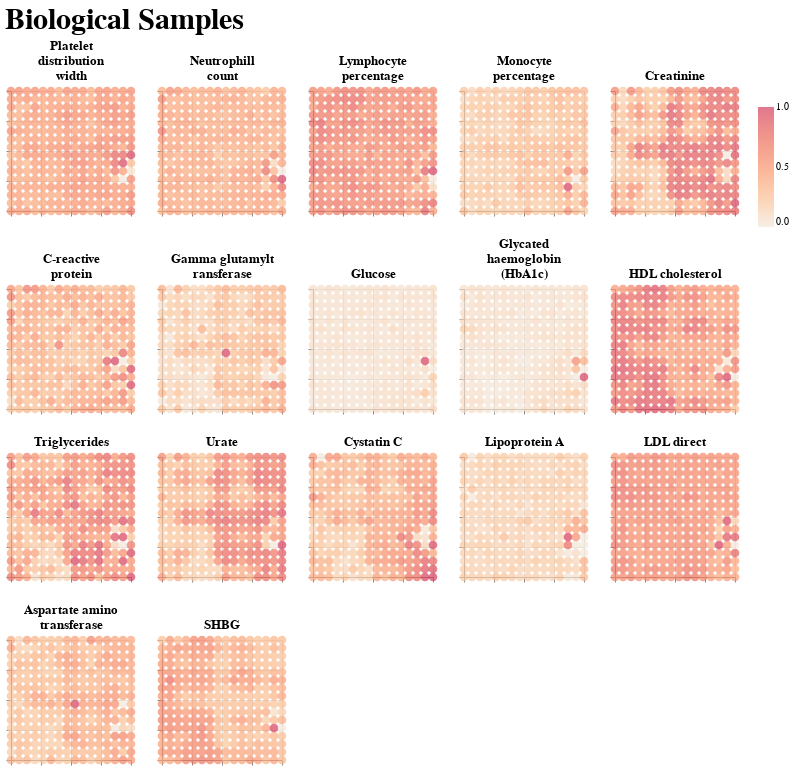

This figure's notebook cell:
### Code cell
### DEMOGRAPHICS VARIABLES TO SUPERIMPOSE ON MEMBERSHIP MAP VISUALISATION ###

classMap_demographics = classMap.copy()

# ##############################################################

## Add the columns that will be used to hold visualised on the membership maps ## 

# Extract a list of the UDI values present in the dataset
vis_columns = temp_vis.columns
vis_columns_new = []
# For each column name, check it is present as one of the variables stated in the vis_vars_df.T
# If it is, replace the UDI value with the actual name of the variable
for c in range(len(vis_columns)):
    if len(vis_vars_df["variable_description"][vis_vars_df["UDI"].isin([vis_columns[c]])]) > 0:
        var_name = vis_vars_df["variable_description"][vis_vars_df["UDI"].isin([vis_columns[c]])].tolist()[0]
        vis_columns_new.append(var_name)
    else:
        vis_columns_new.append(vis_columns[c])

# Replace the column names with the updated values
vis_df_updated.columns = vis_columns_new

memb_map_df_demographics = memb_map_df.merge(vis_df_updated,left_on='eid',right_on = 'eid')

##############################################################

# Set the demographic variable to one of the below options to view the distribution of values from variables
# within the chosen category 
# 'Population Characteristics', 'Assessment Centre', 'Online Follow Up', 'Additional Exposures'
demographic_list = ["Demographics", 'Physical measurements', 'Family history', 'Medication', 'Biological Samples']
final_chart = alt.vconcat()

# 遍历每个 group 并生成图表
for demographic in demographic_list:
    memb_map_columns = list(vis_vars_df["variable_description"].loc[(vis_vars_df["field_id_category"] == demographic)&  
    (vis_vars_df["exclude_from_naming"]==0)].values)
memb_map_columns = memb_map_columns[4:8] + memb_map_columns[12:25]

for col in memb_map_columns:
    classMap_demographics[col] = np.nan
    for i in range(len(classMap_demographics)):
        location = np.asarray(classMap_demographics.iloc[i,0:2])     
        matching_eids = memb_map_df_demographics.loc[(memb_map_df_demographics["x1_modes"] == location[0]) & (memb_map_df_demographics["x2_modes"] == location[1])]
        classMap_demographics[col][i] = matching_eids[col].mean()

classMap_demographics[memb_map_columns] = MinMaxScaler().fit_transform(classMap_demographics[memb_map_columns])
##############################################################
### PLOT THE MEMBERSHIP MAPS WITH DEMOGRAPHICS SUPERIMPOSED ###

## function to plot the classmaps with information superimposed
def plot_classmap_si(classMap,label,fig_size=(120,120)):
    dfmap = pd.DataFrame(classMap[["x1","x2"]])
    dfmap['label'] = classMap[label]
    map = alt.Chart(dfmap).mark_circle().encode(
    x=alt.X('x1:Q', axis=alt.Axis(labels=False,title = "")),
    y=alt.Y('x2:Q', axis=alt.Axis(labels=False,title = "")),
        color=alt.Color('label:Q',
                        scale=alt.Scale(scheme='lightorange'),
                        title=textwrap.wrap("",20)),
        size=alt.value(75)
    ).properties(title = textwrap.wrap(label,15),width = fig_size[0], height = fig_size[1]
    )
    return map


memb_map_demographics = alt.vconcat().properties(
                                                    title={
                                                        'text': textwrap.wrap(demographic ,20),
                                                        'fontSize': 30
                                                    }
                                                )
var = 0
for i in range(10):
    if var >= len(memb_map_columns):
        break
    row = alt.hconcat()
    for j in range(5):
        if var >= len(memb_map_columns):
            break
        
        row |= plot_classmap_si(classMap_demographics[["x1", "x2", memb_map_columns[var]]],
                                label = memb_map_columns[var])
        var = var + 1
    memb_map_demographics &= row    

memb_map_demographics

### Figure 1 — Vega-Lite specification as saved in the notebook (floating-point values rounded to 4 significant figures; data arrays with more than 128 entries replaced by an {"elided": "..."} marker saying what was removed)
{"config": {"view": {"continuousWidth": 300, "continuousHeight": 300}}, "vconcat": [{"hconcat": [{"mark": {"type": "circle"}, "encoding": {"color": {"field": "label", "scale": {"scheme": "lightorange"}, "title": [], "type": "quantitative"}, "size": {"value": 75}, "x": {"axis": {"labels": false, "title": ""}, "field": "x1", "type": "quantitative"}, "y": {"axis": {"labels": false, "title": ""}, "field": "x2", "type": "quantitative"}}, "height": 120, "title": ["Platelet", "distribution", "width"], "width": 120}, {"data": {"name": "data-21c54fc7f8138a590f5dc5bc5ac88889"}, "mark": {"type": "circle"}, "encoding": {"color": {"field": "label", "scale": {"scheme": "lightorange"}, "title": [], "type": "quantitative"}, "size": {"value": 75}, "x": {"axis": {"labels": false, "title": ""}, "field": "x1", "type": "quantitative"}, "y": {"axis": {"labels": false, "title": ""}, "field": "x2", "type": "quantitative"}}, "height": 120, "title": ["Neutrophill", "count"], "width": 120}, {"data": {"name": "data-88bae0071e38fa9a4db27ecd7f2f842b"}, "mark": {"type": "circle"}, "encoding": {"color": {"field": "label", "scale": {"scheme": "lightorange"}, "title": [], "type": "quantitative"}, "size": {"value": 75}, "x": {"axis": {"labels": false, "title": ""}, "field": "x1", "type": "quantitative"}, "y": {"axis": {"labels": false, "title": ""}, "field": "x2", "type": "quantitative"}}, "height": 120, "title": ["Lymphocyte", "percentage"], "width": 120}, {"data": {"name": "data-7ce322df32a3d3f02c65d4b9374d5866"}, "mark": {"type": "circle"}, "encoding": {"color": {"field": "label", "scale": {"scheme": "lightorange"}, "title": [], "type": "quantitative"}, "size": {"value": 75}, "x": {"axis": {"labels": false, "title": ""}, "field": "x1", "type": "quantitative"}, "y": {"axis": {"labels": false, "title": ""}, "field": "x2", "type": "quantitative"}}, "height": 120, "title": ["Monocyte", "percentage"], "width": 120}, {"data": {"name": "data-25bff59b88a3f0ca0afa9ad21aaee8af"}, "mark": {"type": "circle"}, "encoding": {"color": {"field": "label", "scale": {"scheme": "lightorange"}, "title": [], "type": "quantitative"}, "size": {"value": 75}, "x": {"axis": {"labels": false, "title": ""}, "field": "x1", "type": "quantitative"}, "y": {"axis": {"labels": false, "title": ""}, "field": "x2", "type": "quantitative"}}, "height": 120, "title": ["Creatinine"], "width": 120}]}, {"hconcat": [{"mark": {"type": "circle"}, "encoding": {"color": {"field": "label", "scale": {"scheme": "lightorange"}, "title": [], "type": "quantitative"}, "size": {"value": 75}, "x": {"axis": {"labels": false, "title": ""}, "field": "x1", "type": "quantitative"}, "y": {"axis": {"labels": false, "title": ""}, "field": "x2", "type": "quantitative"}}, "height": 120, "title": ["C-reactive", "protein"], "width": 120}, {"data": {"name": "data-e3fbb8d082fc5cd07dbfa1f600905b12"}, "mark": {"type": "circle"}, "encoding": {"color": {"field": "label", "scale": {"scheme": "lightorange"}, "title": [], "type": "quantitative"}, "size": {"value": 75}, "x": {"axis": {"labels": false, "title": ""}, "field": "x1", "type": "quantitative"}, "y": {"axis": {"labels": false, "title": ""}, "field": "x2", "type": "quantitative"}}, "height": 120, "title": ["Gamma glutamylt", "ransferase"], "width": 120}, {"data": {"name": "data-c0f397f9b8f76572c836a424522513e9"}, "mark": {"type": "circle"}, "encoding": {"color": {"field": "label", "scale": {"scheme": "lightorange"}, "title": [], "type": "quantitative"}, "size": {"value": 75}, "x": {"axis": {"labels": false, "title": ""}, "field": "x1", "type": "quantitative"}, "y": {"axis": {"labels": false, "title": ""}, "field": "x2", "type": "quantitative"}}, "height": 120, "title": ["Glucose"], "width": 120}, {"data": {"name": "data-f0396bd992d0df03afe5643e2ff4e86e"}, "mark": {"type": "circle"}, "encoding": {"color": {"field": "label", "scale": {"scheme": "lightorange"}, "title": [], "type": "quantitative"}, "size": {"value": 75}, "x": {"axis": {"labels": false, "title": ""}, "field": "x1", "type": "quantitative"}, "y": {"axis": {"labels": false, "title": ""}, "field": "x2", "type": "quantitative"}}, "height": 120, "title": ["Glycated", "haemoglobin", "(HbA1c)"], "width": 120}, {"data": {"name": "data-8363c2e82b269c846a2a359028afc531"}, "mark": {"type": "circle"}, "encoding": {"color": {"field": "label", "scale": {"scheme": "lightorange"}, "title": [], "type": "quantitative"}, "size": {"value": 75}, "x": {"axis": {"labels": false, "title": ""}, "field": "x1", "type": "quantitative"}, "y": {"axis": {"labels": false, "title": ""}, "field": "x2", "type": "quantitative"}}, "height": 120, "title": ["HDL cholesterol"], "width": 120}], "data": {"name": "data-2f50a4a67df393181f819799173bbd59"}}, {"hconcat": [{"mark": {"type": "circle"}, "encoding": {"color": {"field": "label", "scale": {"scheme": "lightorange"}, "title": [], "type": "quantitative"}, "size": {"value": 75}, "x": {"axis": {"labels": false, "title": ""}, "field": "x1", "type": "quantitative"}, "y": {"axis": {"labels": false, "title": ""}, "field": "x2", "type": "quantitative"}}, "height": 120, "title": ["Triglycerides"], "width": 120}, {"data": {"name": "data-18e3233cea15c0eb5e7bd749b399575b"}, "mark": {"type": "circle"}, "encoding": {"color": {"field": "label", "scale": {"scheme": "lightorange"}, "title": [], "type": "quantitative"}, "size": {"value": 75}, "x": {"axis": {"labels": false, "title": ""}, "field": "x1", "type": "quantitative"}, "y": {"axis": {"labels": false, "title": ""}, "field": "x2", "type": "quantitative"}}, "height": 120, "title": ["Urate"], "width": 120}, {"data": {"name": "data-1e7a8ca100a2f32341687457b2d52886"}, "mark": {"type": "circle"}, "encoding": {"color": {"field": "label", "scale": {"scheme": "lightorange"}, "title": [], "type": "quantitative"}, "size": {"value": 75}, "x": {"axis": {"labels": false, "title": ""}, "field": "x1", "type": "quantitative"}, "y": {"axis": {"labels": false, "title": ""}, "field": "x2", "type": "quantitative"}}, "height": 120, "title": ["Cystatin C"], "width": 120}, {"data": {"name": "data-4be49c7c742152bc87956ccf7ad90a26"}, "mark": {"type": "circle"}, "encoding": {"color": {"field": "label", "scale": {"scheme": "lightorange"}, "title": [], "type": "quantitative"}, "size": {"value": 75}, "x": {"axis": {"labels": false, "title": ""}, "field": "x1", "type": "quantitative"}, "y": {"axis": {"labels": false, "title": ""}, "field": "x2", "type": "quantitative"}}, "height": 120, "title": ["Lipoprotein A"], "width": 120}, {"data": {"name": "data-19277e44c3e6f5750cf263b0de242652"}, "mark": {"type": "circle"}, "encoding": {"color": {"field": "label", "scale": {"scheme": "lightorange"}, "title": [], "type": "quantitative"}, "size": {"value": 75}, "x": {"axis": {"labels": false, "title": ""}, "field": "x1", "type": "quantitative"}, "y": {"axis": {"labels": false, "title": ""}, "field": "x2", "type": "quantitative"}}, "height": 120, "title": ["LDL direct"], "width": 120}], "data": {"name": "data-00c7526eccd306947543ebae2ec63cc9"}}, {"hconcat": [{"mark": {"type": "circle"}, "encoding": {"color": {"field": "label", "scale": {"scheme": "lightorange"}, "title": [], "type": "quantitative"}, "size": {"value": 75}, "x": {"axis": {"labels": false, "title": ""}, "field": "x1", "type": "quantitative"}, "y": {"axis": {"labels": false, "title": ""}, "field": "x2", "type": "quantitative"}}, "height": 120, "title": ["Aspartate amino", "transferase"], "width": 120}, {"data": {"name": "data-545e7a7b1e5e7fc54df530321e40b3cb"}, "mark": {"type": "circle"}, "encoding": {"color": {"field": "label", "scale": {"scheme": "lightorange"}, "title": [], "type": "quantitative"}, "size": {"value": 75}, "x": {"axis": {"labels": false, "title": ""}, "field": "x1", "type": "quantitative"}, "y": {"axis": {"labels": false, "title": ""}, "field": "x2", "type": "quantitative"}}, "height": 120, "title": ["SHBG"], "width": 120}], "data": {"name": "data-15ac693bbecbd6b8ad27017826dcff78"}}], "data": {"name": "data-fe1f9a3a5f02924127ba6f3eca822ed1"}, "title": {"text": ["Biological Samples"], "fontSize": 30}, "$schema": "https://vega.github.io/schema/vega-lite/v5.20.1.json", "datasets": {"data-fe1f9a3a5f02924127ba6f3eca822ed1": {"elided": "256 records"}, "data-21c54fc7f8138a590f5dc5bc5ac88889": {"elided": "256 records"}, "data-88bae0071e38fa9a4db27ecd7f2f842b": {"elided": "256 records"}, "data-7ce322df32a3d3f02c65d4b9374d5866": {"elided": "256 records"}, "data-25bff59b88a3f0ca0afa9ad21aaee8af": {"elided": "256 records"}, "data-2f50a4a67df393181f819799173bbd59": {"elided": "256 records"}, "data-e3fbb8d082fc5cd07dbfa1f600905b12": {"elided": "256 records"}, "data-c0f397f9b8f76572c836a424522513e9": {"elided": "256 records"}, "data-f0396bd992d0df03afe5643e2ff4e86e": {"elided": "256 records"}, "data-8363c2e82b269c846a2a359028afc531": {"elided": "256 records"}, "data-00c7526eccd306947543ebae2ec63cc9": {"elided": "256 records"}, "data-18e3233cea15c0eb5e7bd749b399575b": {"elided": "256 records"}, "data-1e7a8ca100a2f32341687457b2d52886": {"elided": "256 records"}, "data-4be49c7c742152bc87956ccf7ad90a26": {"elided": "256 records"}, "data-19277e44c3e6f5750cf263b0de242652": {"elided": "256 records"}, "data-15ac693bbecbd6b8ad27017826dcff78": {"elided": "256 records"}, "data-545e7a7b1e5e7fc54df530321e40b3cb": {"elided": "256 records"}}}
